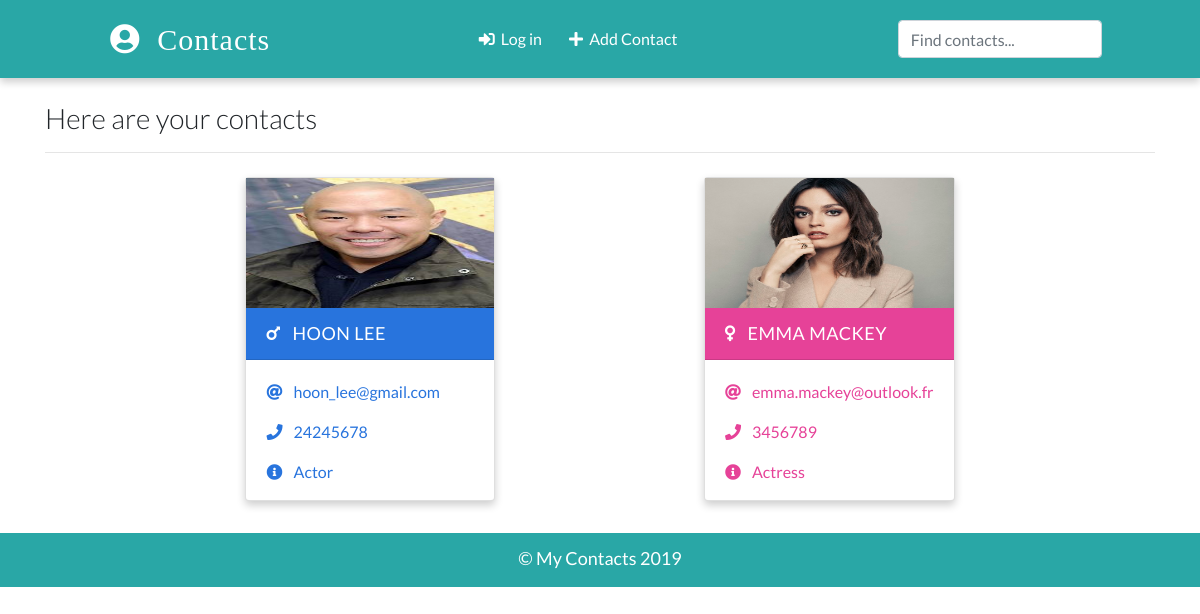
The page / on the database its author committed.
### app/models.py (models this page shows, shortened)
class Contact(models.Model):
    name = models.CharField(max_length=20)
    email = models.EmailField(max_length=100)
    phone = models.IntegerField()
    info = models.CharField(max_length=30)
    gender = models.CharField(max_length=50, choices=(('male', 'Male'), ('female', 'Female')))
    image = models.ImageField(upload_to='images/', blank=True)
    date_added = models.DateField(default=datetime.now)

### app/views.py (the view)
# urls.py: path('', views.HomePageView.as_view(), name="home"),
class HomePageView(ListView):
    template_name = 'index.html'
    model = Contact
    context_object_name = 'contacts'

### templates/index.html (shortened to what this page needs)
{% extends 'base.html' %}
{% load static %}
{% block content %}
    <div class="container">
      <h3 class="heading font-weight-light">Here are your contacts</h3>
      <hr />
    </div>
    <div class="container main-part">
        {% if contacts %}
        {% for contact in contacts %}
        {% include 'partials/_card.html' %}
        {% endfor %}
        {% else %}
        <p>You have not save any contact yet</p>
        {% endif %}
    </div>
 {% endblock content %}

### templates/partials/_card.html
{% load static %}
{% if contact.gender == 'male' %}
      <div class="card my-2 mx-2 boy-card">
        <img src="{% if contact.image %}
        {{contact.image.url}}
        {% else %}
        {% static './images/boy.png' %}
        {% endif %}" class="img-fluid" />
        <div class="card-header">
          <a href="{% url 'detail' contact.id %}" class="text-white header-link"
            ><i class="fas fa-mars mr-2"></i> {{contact.name}} </a>
        </div>
        <div class="card-body pb-0">
          <p>
            <i class="fas fa-at mr-2"></i>
            <a href="mailto:{{contact.email}}">{{contact.email}}</a>
          </p>
          <p>
            <i class="fas fa-phone mr-2"></i>
            <a href="tel:{{contact.phone}}">{{contact.phone}}</a>
          </p>
          <p><i class="fas fa-info-circle mr-2"></i> {{contact.info}}</p>
        </div>
      </div>
        {% else %}
        <div class="card my-2 mx-2 girl-card">
        <img src="{% if contact.image %}
        {{contact.image.url}}
        {% else %}
        {% static './images/girl.png' %}
        {% endif %}" class="img-fluid" />
        <div class="card-header">
          <a href="{% url 'detail' contact.id %}" class="text-white header-link"
            ><i class="fas fa-venus mr-2"></i> {{contact.name}}</a
          >
        </div>
        <div class="card-body pb-0">
          <p>
            <i class="fas fa-at mr-2"></i>
            <a href="mailto:{{contact.email}}">{{contact.email}}</a>
          </p>
          <p>
            <i class="fas fa-phone mr-2"></i>
            <a href="tel:{{contact.phone}}">{{contact.phone}}</a>
          </p>
          <p><i class="fas fa-info-circle mr-2"></i> {{contact.info}}</p>
        </div>
      </div>
        {% endif %}

### static/css/main.css (style rules this page uses)
:root { --back: #29a7a6; --girl: #e64298; --boy: #2874dd; }
body { font-family: Lato, sans-serif; }
.card { box-shadow: 0 4px 8px 0 rgba(0, 0, 0, 0.2); transition: 0.3s; min-width: 250px; box-sizing: border-box; }
img { height: 130px !important; }
.card-header { font-size: 18px; letter-spacing: 0.5px; text-transform: uppercase; }
.boy-card .card-header { background-color: var(--boy); }
.boy-card .card-body, .boy-card .card-body p a { color: var(--boy); }
.girl-card .card-header { background-color: var(--girl); }
.girl-card .card-body, .girl-card .card-body p a { color: var(--girl); }
.card-body p { cursor: pointer; }
.main-part { display: flex; flex-wrap: wrap; justify-content: space-evenly; }

### rows shown on the page
Contact: image (picture), name "HOON LEE", email "hoon_lee@gmail.com", phone "24245678", info "Actor"
Contact: image (picture), name "EMMA MACKEY", email "emma.mackey@outlook.fr", phone "3456789", info "Actress"
